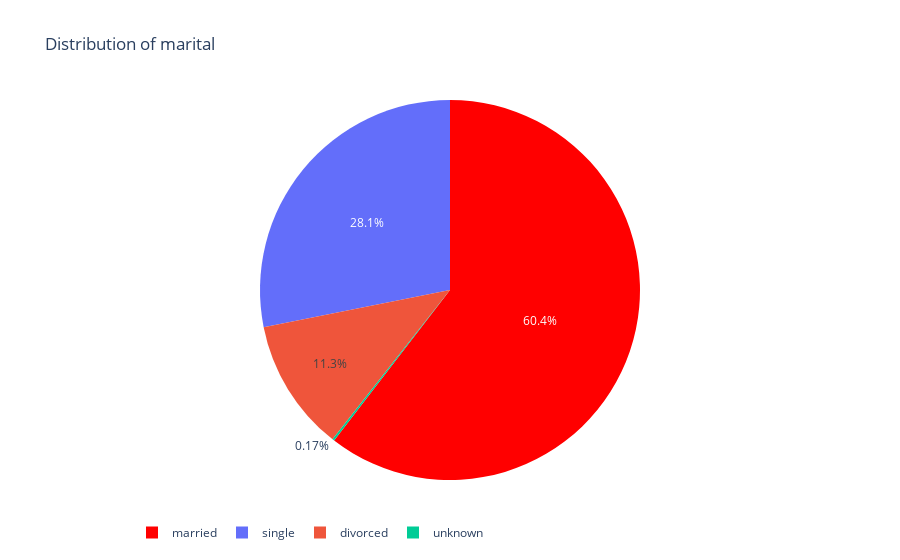

Notebook code for this chart:
### Code cell
import plotly.graph_objects as go
Job = round(df['marital'].value_counts()/len(df['marital'])*100,2)

labels = list(Job.index)
values = list(Job.values)

trace1 = go.Pie(labels=labels, values=values, marker=dict(colors=['red']))

layout = go.Layout(title = 'Distribution of marital', legend=dict(orientation='h'))

fig2 = go.Figure(data=[trace1], layout=layout)
iplot(fig2)

### Figure 1 — Plotly figure (JSON) as saved in the notebook; plotly's stock layout.template omitted (floating-point values rounded to 4 significant figures)
{"data": [{"labels": ["married", "single", "divorced", "unknown"], "marker": {"colors": ["red"]}, "type": "pie", "values": [60.44, 28.13, 11.26, 0.17]}], "layout": {"legend": {"orientation": "h"}, "title": {"text": "Distribution of marital"}}}
